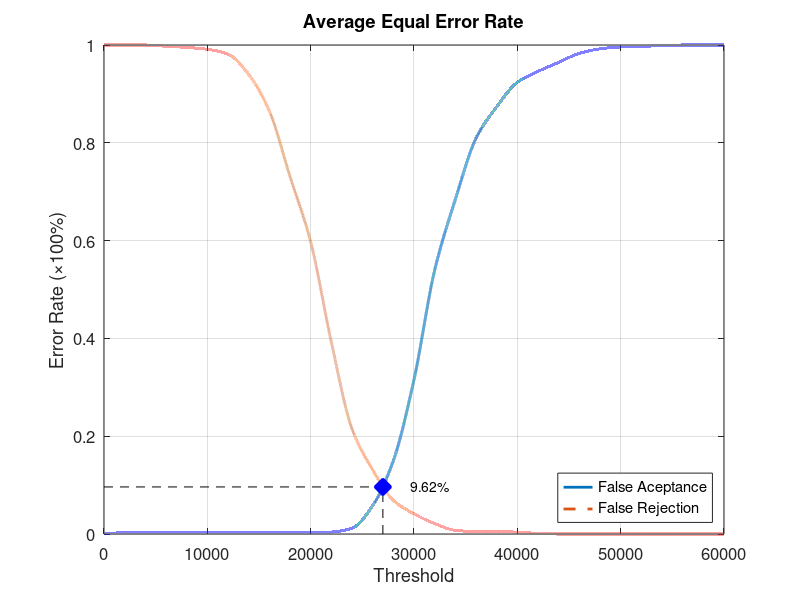
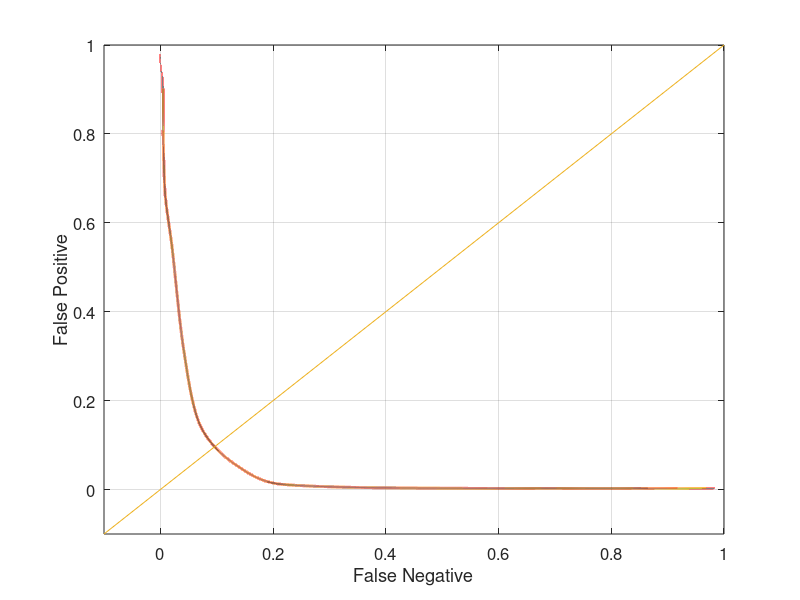

Reproduce these figures in MATLAB, in order.
function yEER = Experiment2Average
close all;
clear;
clc;
x = 0:2000:60000;
xq = 0:0.5:60000;

y0 = [0 0.00263158 0.00263158 0.00263158 0.00263158 0.00263158 0.00263158 0.00263158 0.00263158 0.00263158 0.00263158 0.00394737 0.0118421 0.0578947 0.15 0.315789 0.539474 0.684211 0.809211 0.873684 0.923684 0.946053 0.964474 0.982895 0.992105 0.996053 0.997368 0.998684 1 1 1];
yy0 = interp1(x, y0, xq, 'pchip');
y1 = [1 1 1 0.9975 0.995 0.99125 0.98125 0.94 0.865 0.73125 0.5975 0.3925 0.215 0.13125 0.06875 0.04125 0.02125 0.0075 0.005 0.005 0.00375 0.00125 0 0 0 0 0 0 0 0 0];
yy1 = interp1(x, y1, xq, 'pchip');

% Calculating EER: 
y2 = abs(y0 - y1);
find(y2 == min(y2))
yy2 = abs(yy0 - yy1);
xEER = find(yy2 == min(yy2));
xEERIndex = xq(xEER) % X-axis EER
yEER = yy0(xEER) % Y-axis EER

main = figure
plot(xq, yy0,'-','LineWidth', 2);	hold on
plot(xq, yy1,'--','LineWidth', 2);	hold on
plot([xEERIndex xEERIndex], [0 yEER], 'k--');	hold on
plot([0 xEERIndex], [yEER yEER], 'k--');	hold on
plot(xEERIndex, yEER, 'bx', 'LineWidth', 10);	hold on
text(xEERIndex + 10 * xEERIndex / 100, yEER, [num2str(round((10000 * yEER)) / 100) '%'])
legend('False Aceptance', 'False Rejection', 'Location', 'SouthEast')
xlabel('Threshold')
ylabel('Error Rate (\times100%)')
title('Average Equal Error Rate')
set(gca, 'FontSize', 12)
axis([0 60000 0 1])
grid on

print(main, 'Experiment2AverageMain', '-dpng');
FNRxFPR = figure('Color', [1 1 1]);
plot(yy1, yy0, '-', yy1, yy0, 'LineWidth', 2);
hold on
y = -0.1:0.1:1
plot(y, y); 
set(gca, 'FontSize', 12)
xlabel('False Negative')
ylabel('False Positive')
axis([-0.1 1 -0.1 1])
set(gca, 'FontSize', 12)
grid on

print(FNRxFPR, 'Experiment2AverageFNRxFPR','-dpng');
end
